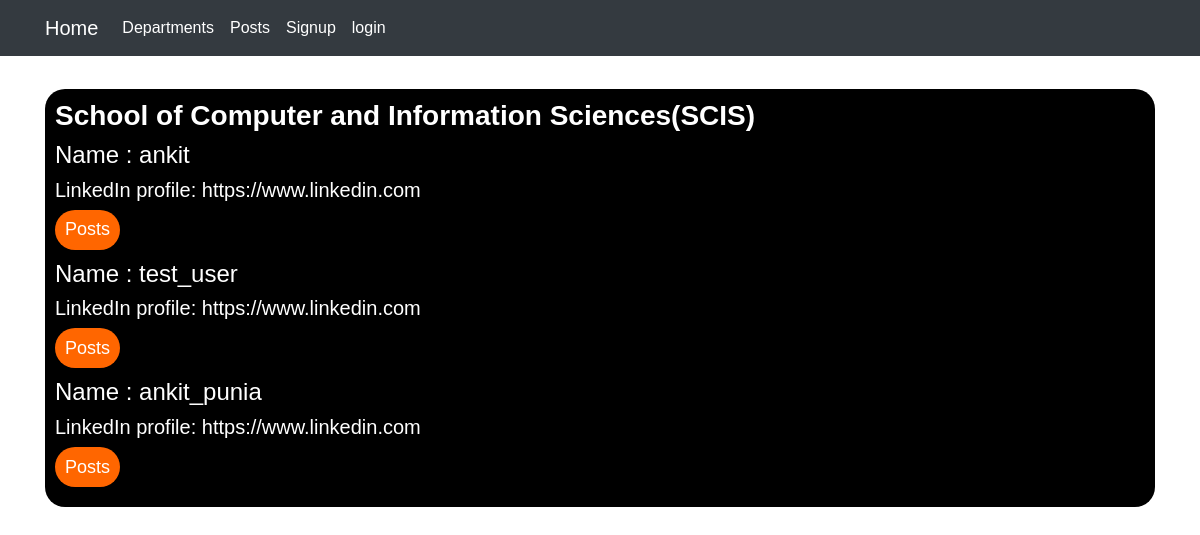
Page /department/students/1/ on the committed database.
### department/models.py (models this page shows, shortened)
class Department(models.Model):
    name = models.CharField(max_length=100)
    description = models.TextField()

### accounts/models.py (models this page shows, shortened)
class UserProfile(models.Model):
    user = models.OneToOneField(User,on_delete=models.CASCADE)
    username = models.CharField(max_length=150, blank=True, null=True)
    linkedin_url = models.URLField(blank=True)
    profile_pic = models.ImageField(upload_to='profile_pics', blank=True, null=True)
    department = models.ForeignKey(Department, related_name='students', on_delete=models.CASCADE)
    course = models.CharField(max_length=50)
    year = models.PositiveIntegerField(validators=[MaxValueValidator(limit_value=8),MinValueValidator(limit_value=1)])
    description = models.TextField(max_length=250)

### department/views.py (the view)
# urls.py: path('students/<int:pk>/', views.dept_students, name='students'),
def dept_students(request, pk):
    department = get_object_or_404(Department, pk=pk)
    students = department.students.all()
    return render(request, 'department/department_students.html',
                            {'department': department,
                            'students': students,})

### department/templates/department/department_students.html
{% extends 'base.html' %}
{% block content %}
<div class='post-list'>
    <h3><a href="{% url 'department:details' pk=department.pk %}">{{ department.name }}</a></h3>
    {% for student in students %}
    <a href="{% url 'accounts:profile' pk=student.user.pk %}">
        <h4>Name : {{ student.username }}</h4>
    </a>
    <h5>LinkedIn profile: {{student.linkedin_url }}</h5>
    <a href="{% url 'accounts:posts' pk=student.user.pk %}"><button>Posts</button></a>
    {% empty %}
    <h1>No Students registered to this department till now</h1>
    {% endfor %}
</div>
{% endblock %}

### static/main.css (style rules this page uses)
body { margin: 0%; padding: 0%; font-family: sans-serif; }

### static/list.css (style rules this page uses)
.post-list { padding: 10px; margin-top: 3%; width: 100%; height: fit-content; background: black; color: white; top: 50%; left: 50%; box-sizing: border-box; border-radius: 20px; }
.post-list button { margin-bottom: 10px; border: none; outline: none; padding: 6px 10px 6px 10px; height: 40px; width: fit-content; background: #ff6600; color: white; font-size: 18px; border-radius: 20px; }
.post-list a { font-weight: bold; text-decoration: none; color: white; }

### rows in the picture
Department: name "School of Computer and Information Sciences(SCIS)"
UserProfile: username "ankit", linkedin_url "https://www.linkedin.com"
UserProfile: username "test_user", linkedin_url "https://www.linkedin.com"
UserProfile: username "ankit_punia", linkedin_url "https://www.linkedin.com"
